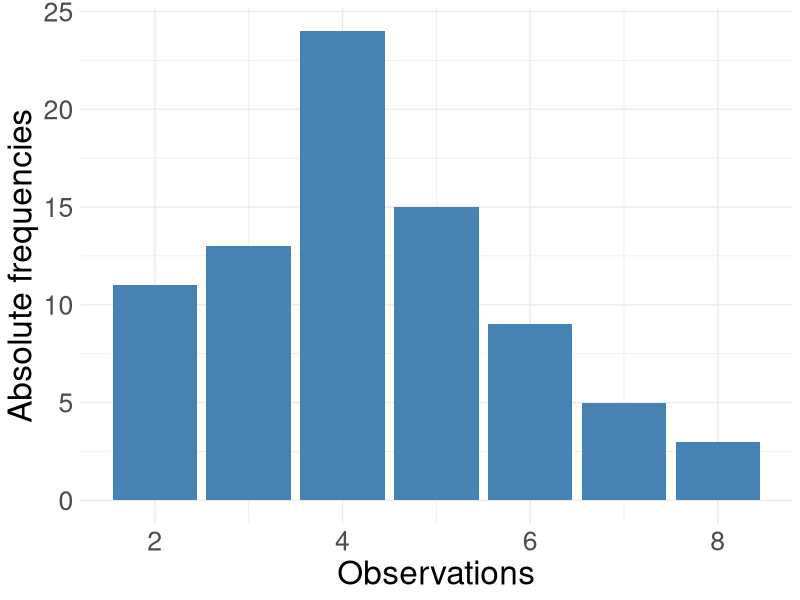
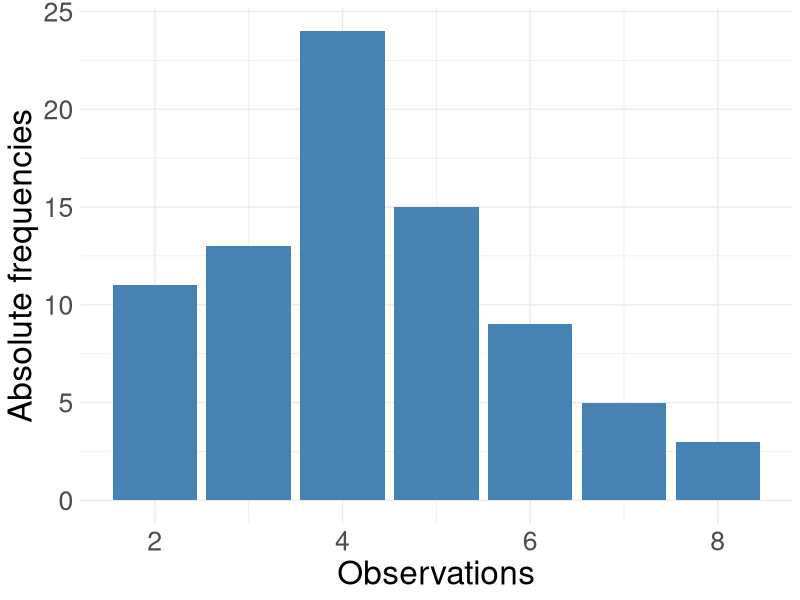
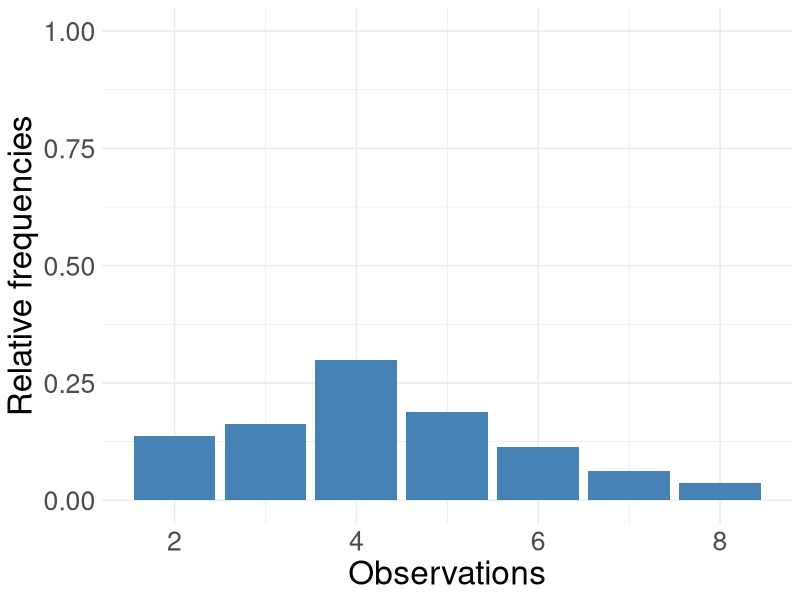
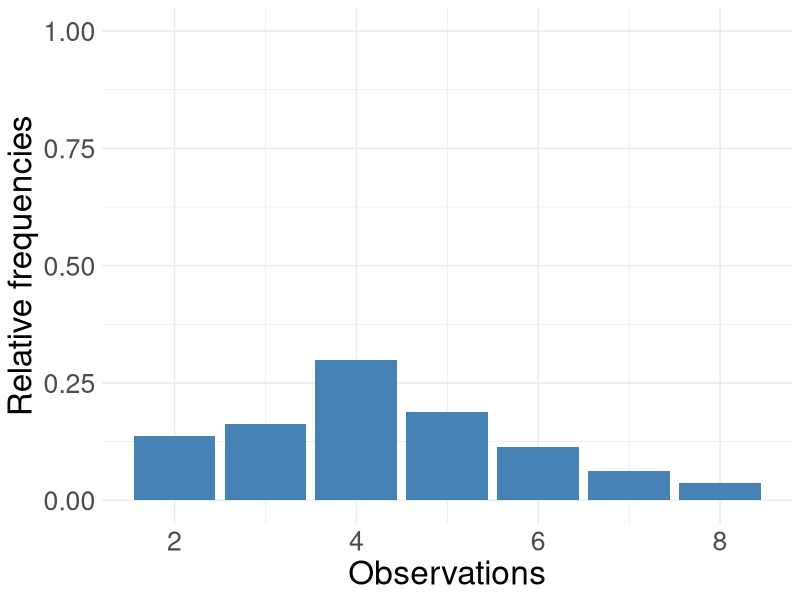

Here is the R script that generated these plots, in order:
library(ggplot2)
library(svglite)

d <- read.csv("rooms_data.csv", header = FALSE, col.names = "X")

svglite("barplot_absolute.svg")
ggplot(data = d, mapping = aes(x = X)) +
geom_bar(fill = "steelblue") +
labs(x = "Observations", y = "Absolute frequencies") +
theme_minimal() +
theme(text = element_text(size = 24))
ggsave("barplot_absolute.svg", units = "cm")

svglite("barplot_relative.svg")
ggplot(data = d, mapping = aes(x = X, y = after_stat(count) / sum(after_stat(count)))) +
geom_bar(fill = "steelblue") +
ylim(0, 1) +
labs(x = "Observations", y = "Relative frequencies") +
theme_minimal() +
theme(text = element_text(size = 24))
ggsave("barplot_relative.svg", units = "cm")
